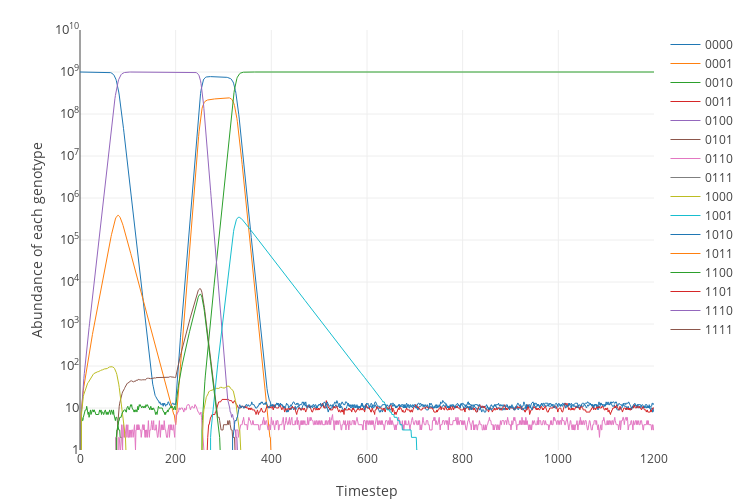

The notebook cell saved with this chart:
### Code cell
#we seem to have lost some stochasticity?

landscape1 = dataset2.loc['AMC'].tolist()
landscape2 = dataset2.loc['AM'].tolist()

plot_simulation(simulate([landscape1, landscape2], durations=[200, 1000], prob_mutation=1.0e-8),genotype_strings(16))

### Figure 1 — Plotly figure (JSON) as saved in the notebook; plotly's stock layout.template omitted (floating-point values rounded to 4 significant figures; data arrays with more than 128 entries replaced by an {"elided": "..."} marker saying what was removed)
{"data": [{"line": {"width": 1}, "name": "0000", "type": "scatter", "uid": "e417509a-d257-11e8-9065-001ec21b2620", "x": {"elided": "1201 int values"}, "y": {"elided": "1201 int values"}}, {"line": {"width": 1}, "name": "0001", "type": "scatter", "uid": "e41753cc-d257-11e8-9450-001ec21b2620", "x": {"elided": "1201 int values"}, "y": {"elided": "1201 int values"}}, {"line": {"width": 1}, "name": "0010", "type": "scatter", "uid": "e41755c2-d257-11e8-9cd7-001ec21b2620", "x": {"elided": "1201 int values"}, "y": {"elided": "1201 int values"}}, {"line": {"width": 1}, "name": "0011", "type": "scatter", "uid": "e41757ac-d257-11e8-a047-001ec21b2620", "x": {"elided": "1201 int values"}, "y": {"elided": "1201 int values"}}, {"line": {"width": 1}, "name": "0100", "type": "scatter", "uid": "e417598c-d257-11e8-9478-001ec21b2620", "x": {"elided": "1201 int values"}, "y": {"elided": "1201 int values"}}, {"line": {"width": 1}, "name": "0101", "type": "scatter", "uid": "e4175b62-d257-11e8-8ba0-001ec21b2620", "x": {"elided": "1201 int values"}, "y": {"elided": "1201 int values"}}, {"line": {"width": 1}, "name": "0110", "type": "scatter", "uid": "e4175d4c-d257-11e8-a474-001ec21b2620", "x": {"elided": "1201 int values"}, "y": {"elided": "1201 int values"}}, {"line": {"width": 1}, "name": "0111", "type": "scatter", "uid": "e4175f22-d257-11e8-96ef-001ec21b2620", "x": {"elided": "1201 int values"}, "y": {"elided": "1201 int values"}}, {"line": {"width": 1}, "name": "1000", "type": "scatter", "uid": "e41760f8-d257-11e8-abc1-001ec21b2620", "x": {"elided": "1201 int values"}, "y": {"elided": "1201 int values"}}, {"line": {"width": 1}, "name": "1001", "type": "scatter", "uid": "e41762d8-d257-11e8-83c0-001ec21b2620", "x": {"elided": "1201 int values"}, "y": {"elided": "1201 int values"}}, {"line": {"width": 1}, "name": "1010", "type": "scatter", "uid": "e41764ae-d257-11e8-90c5-001ec21b2620", "x": {"elided": "1201 int values"}, "y": {"elided": "1201 int values"}}, {"line": {"width": 1}, "name": "1011", "type": "scatter", "uid": "e4176686-d257-11e8-99cc-001ec21b2620", "x": {"elided": "1201 int values"}, "y": {"elided": "1201 int values"}}, {"line": {"width": 1}, "name": "1100", "type": "scatter", "uid": "e417685a-d257-11e8-b4b8-001ec21b2620", "x": {"elided": "1201 int values"}, "y": {"elided": "1201 int values"}}, {"line": {"width": 1}, "name": "1101", "type": "scatter", "uid": "e4176a30-d257-11e8-b9f2-001ec21b2620", "x": {"elided": "1201 int values"}, "y": {"elided": "1201 int values"}}, {"line": {"width": 1}, "name": "1110", "type": "scatter", "uid": "e4176c06-d257-11e8-a7ed-001ec21b2620", "x": {"elided": "1201 int values"}, "y": {"elided": "1201 int values"}}, {"line": {"width": 1}, "name": "1111", "type": "scatter", "uid": "e4176ddc-d257-11e8-93b0-001ec21b2620", "x": {"elided": "1201 int values"}, "y": {"elided": "1201 int values"}}], "layout": {"height": 500, "margin": {"b": 50, "t": 30}, "width": 750, "xaxis": {"title": "Timestep"}, "yaxis": {"exponentformat": "power", "range": [0, 10], "tickfont": {"size": 10}, "title": "Abundance of each genotype", "type": "log"}}}
